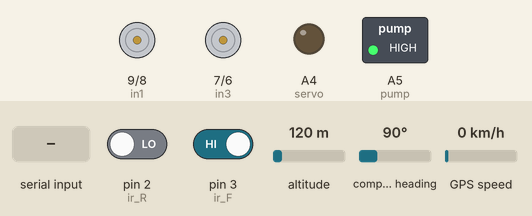
The sketch below on a simulated Arduino Uno, built with avr-gcc and run on an emulated ATmega328P. On the bench: motor-driver pin pairs drawn as motors (green arrow = first pin HIGH = forward, orange = second pin HIGH = backward, longer = more drive, scaled by the enable pin), switched loads named in the sketch (green lamp = pin HIGH), output pins drawn as LEDs (lit = HIGH). Inputs (shaded band) come from the test bench; at power-on: pin 2 (ir_R) LOW, pin 3 (ir_F) HIGH, altitude 120 m, compass heading 90°, GPS speed 0 km/h. The GPS gets a fix after 3 s at 37.7749, -122.4194 with 8 satellites; the modem accepts every AT command (registered, SIM ready, sends succeed) and sends nothing else; what the sketch prints to the serial monitor is not drawn.

Above: at 1.2 s.
1.3 s: pin 2 (ir_R) driven HIGH
At 11.4 s:
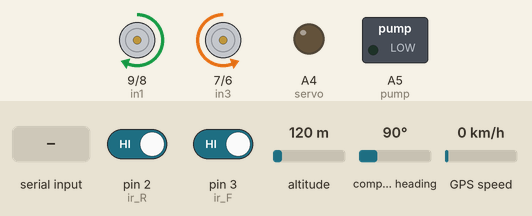
11.9 s: "B" received over Serial
At 12.6 s:
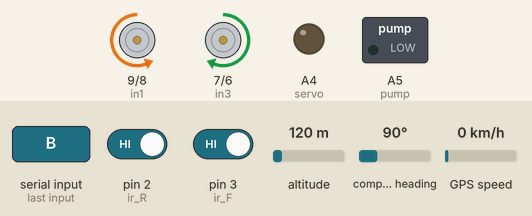
18.4 s: "L" received over Serial
At 19.7 s:
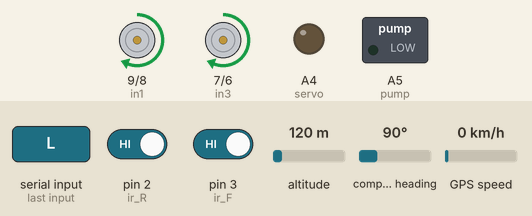
24.9 s: "R" received over Serial
At 26.1 s:
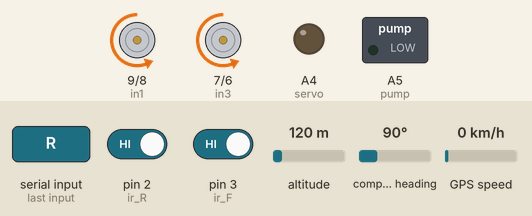
31.4 s: "P" received over Serial
At 32.0 s:
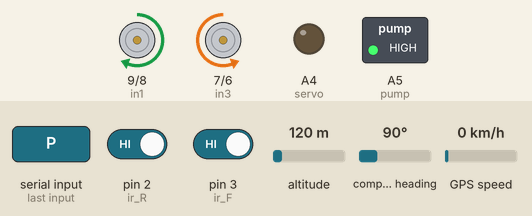
37.9 s: pin 2 (ir_R) driven LOW
At 38.9 s:
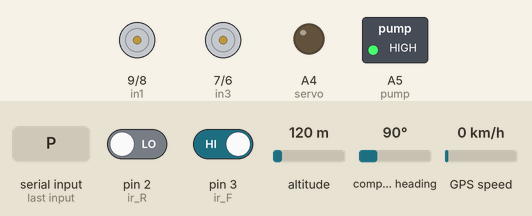
Timing chart, 0 to 40.4 s (numbered marks = the images above; inputs shaded):
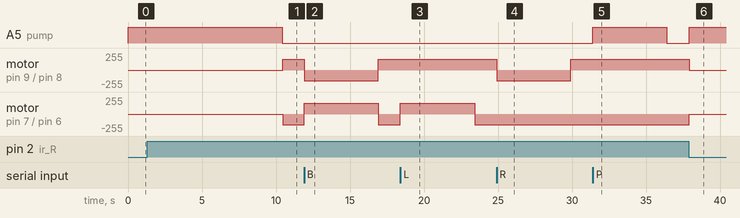

Measured:
- after the input at 1.3 s, A5 (pump): goes on until 10.4 s, then stays LOW; motor on pin 9 (in1) / pin 8 (in2): stopped → forward 160/255 after 9.1 s; motor on pin 7 (in3) / pin 6 (in4): stopped → backward 160/255 after 9.1 s
- after the input at 11.9 s, motor on pin 9 (in1) / pin 8 (in2): forward 160/255 → backward 160/255 at once, → forward 160/255 5.0 s later; motor on pin 7 (in3) / pin 6 (in4): backward 160/255 → forward 160/255 at once, → backward 160/255 5.0 s later
- after the input at 18.4 s, motor on pin 7 (in3) / pin 6 (in4): backward 160/255 → forward 160/255 at once, → backward 160/255 5.0 s later
- after the input at 24.9 s, motor on pin 9 (in1) / pin 8 (in2): forward 160/255 → backward 160/255 at once, → forward 160/255 5.0 s later
- after the input at 31.4 s, A5 (pump): LOW → HIGH at once, → LOW 5.0 s later
- after the input at 37.9 s, A5 (pump): LOW → HIGH at once; motor on pin 9 (in1) / pin 8 (in2): forward 160/255 → stopped at once; motor on pin 7 (in3) / pin 6 (in4): backward 160/255 → stopped at once

The sketch:

GPS_GSM.ino
```cpp
#include <SoftwareSerial.h>
#include <TinyGPS++.h>
#include <Servo.h>       // Add this line at the top
Servo myServo;           // Create servo object

#define enA 10 // Enable1 L298 Pin enA
#define in1 9  // Motor1 L298 Pin in1
#define in2 8  // Motor1 L298 Pin in2
#define in3 7  // Motor2 L298 Pin in3
#define in4 6  // Motor2 L298 Pin in4
#define enB 5  // Enable2 L298 Pin enB

#define ir_R 2  // Right flame sensor pin (digital)
#define ir_F 3  // Front flame sensor pin (digital)
#define ir_L 4  // Left flame sensor pin (digital)
#define servo A4 // Servo motor control pin
#define pump A5  // Water pump control pin

SoftwareSerial gpsSerial(4, 5);  // RX, TX for GPS
SoftwareSerial gsmSerial(11, 12);  // RX, TX for GSM
TinyGPSPlus gps;

const char phoneNumber[] = "+1234567890"; // Change to target phone number

int Speed = 160; // Motor speed (0-255)
bool s1, s2, s3;
char command;
unsigned long lastCmdTime = 0;
unsigned long cmdTimeout = 5000;
unsigned long pumpStartTime = 0;
unsigned long pumpTimeout = 10000;

void setup() {
    Serial.begin(9600);
    gpsSerial.begin(9600);
    gsmSerial.begin(9600);

    pinMode(ir_R, INPUT);
    pinMode(ir_F, INPUT);
    pinMode(ir_L, INPUT);
    pinMode(pump, OUTPUT);

    pinMode(enA, OUTPUT);
    pinMode(in1, OUTPUT);
    pinMode(in2, OUTPUT);
    pinMode(in3, OUTPUT);
    pinMode(in4, OUTPUT);
    pinMode(enB, OUTPUT);
    pinMode(servo, OUTPUT);

    digitalWrite(pump, LOW);
    analogWrite(enA, Speed);
    analogWrite(enB, Speed);
}

void loop() {
    if (Serial.available() > 0) {
        command = Serial.read();
        handleBluetoothCommand(command);
        lastCmdTime = millis();
    }
    if (millis() - lastCmdTime > cmdTimeout) {
        autonomousMode();
    }
    while (gpsSerial.available() > 0) {
        gps.encode(gpsSerial.read());
    }

    bool flameDetected = (digitalRead(ir_R) == LOW || digitalRead(ir_F) == LOW || digitalRead(ir_L) == LOW);

    if (flameDetected) {
    Stop();
    digitalWrite(pump, HIGH);
    sendLocationSMS();

    // Sweep servo for 10 seconds while spraying
    unsigned long startTime = millis();
    while (millis() - startTime < 10000) {
        sweepServoWhilePumping();
    }

    digitalWrite(pump, LOW);
    myServo.write(90); // Reset to center
}
    delay(10);
}
    void sweepServoWhilePumping() {
    // Sweep from 60° to 120° and back while pump is ON
    for (int angle = 60; angle <= 120; angle += 5) {
        myServo.write(angle);
        delay(100);
    }
    for (int angle = 120; angle >= 60; angle -= 5) {
        myServo.write(angle);
        delay(100);
    }
}
void autonomousMode() {
    s1 = digitalRead(ir_R) == LOW;
    s2 = digitalRead(ir_F) == LOW;
    s3 = digitalRead(ir_L) == LOW;

    if (s1 || s2 || s3) {
        Stop();
        digitalWrite(pump, HIGH);
        pumpStartTime = millis();
        sendLocationSMS();
    } else {
        if (millis() - pumpStartTime > pumpTimeout) {
            digitalWrite(pump, LOW);
        }
        forword();
    }
}

void handleBluetoothCommand(char cmd) {
    switch (cmd) {
        case 'F': forword(); break;
        case 'B': backword(); break;
        case 'L': turnLeft(); break;
        case 'R': turnRight(); break;
        case 'S': Stop(); break;
        case 'P': digitalWrite(pump, !digitalRead(pump)); break;
        default: Stop(); break;
    }
}

void sendLocationSMS() {
    if (gps.location.isValid()) {
        String message = "Fire detected! Location: ";
        message += "https://maps.google.com/?q=";
        message += String(gps.location.lat(), 6);
        message += ",";
        message += String(gps.location.lng(), 6);

        gsmSerial.println("AT+CMGF=1");
        delay(1000);
        gsmSerial.print("AT+CMGS=\"");
        gsmSerial.print(phoneNumber);
        gsmSerial.println("\"");
        delay(1000);
        gsmSerial.println(message);
        delay(1000);
        gsmSerial.write(26);
        delay(3000);
    } else {
        Serial.println("GPS signal not available");
    }
}

void forword() {
    digitalWrite(in1, HIGH);
    digitalWrite(in2, LOW);
    digitalWrite(in3, LOW);
    digitalWrite(in4, HIGH);
}

void backword() {
    digitalWrite(in1, LOW);
    digitalWrite(in2, HIGH);
    digitalWrite(in3, HIGH);
    digitalWrite(in4, LOW);
}

void turnRight() {
    digitalWrite(in1, LOW);
    digitalWrite(in2, HIGH);
    digitalWrite(in3, LOW);
    digitalWrite(in4, HIGH);
}

void turnLeft() {
    digitalWrite(in1, HIGH);
    digitalWrite(in2, LOW);
    digitalWrite(in3, HIGH);
    digitalWrite(in4, LOW);
}

void Stop() {
    digitalWrite(in1, LOW);
    digitalWrite(in2, LOW);
    digitalWrite(in3, LOW);
    digitalWrite(in4, LOW);
}
```
